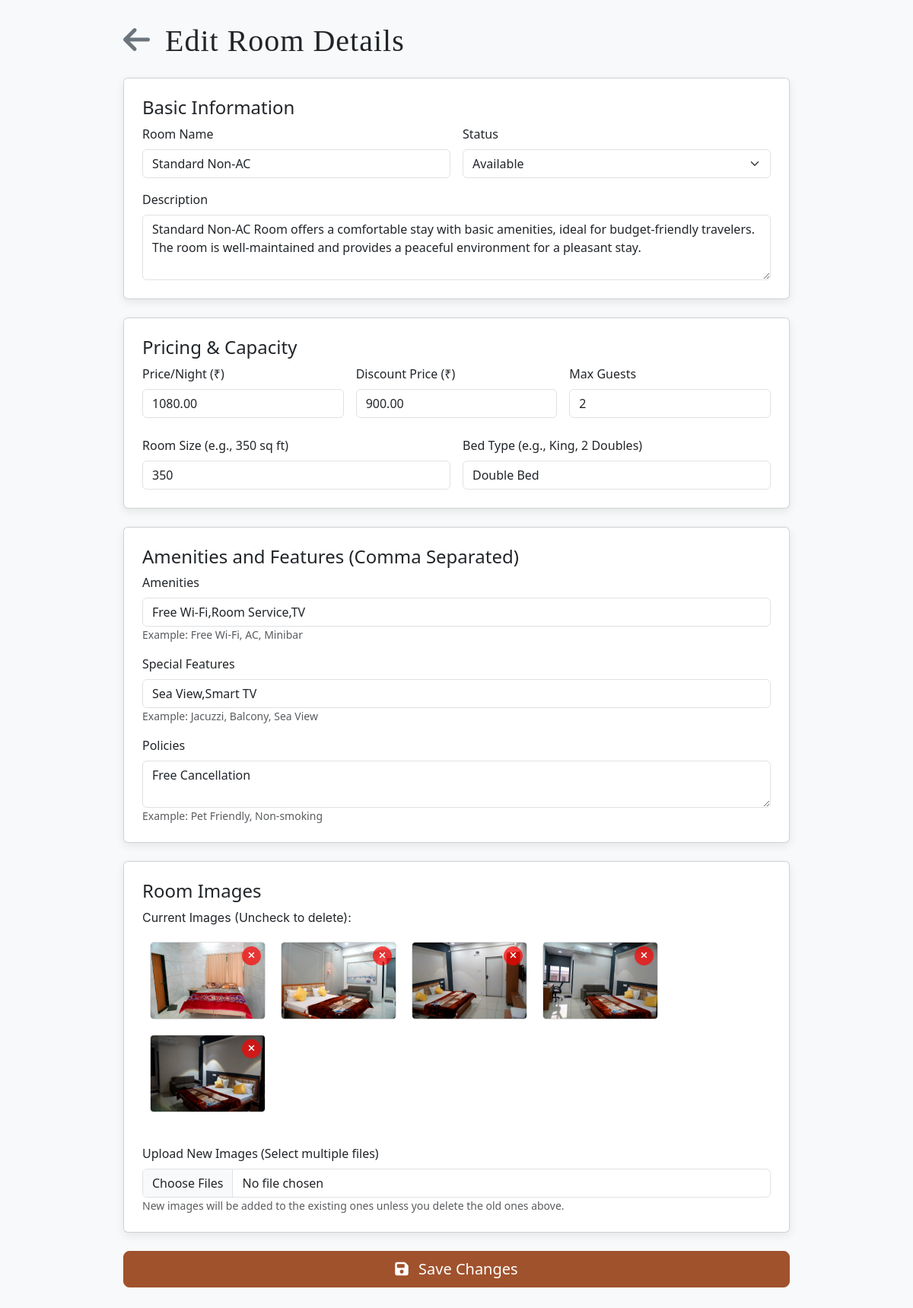
The app's page /edit.php?id=39 with its own data.
### tables this page shows
CREATE TABLE `rooms` (
  `id` int(11) NOT NULL,
  `name` varchar(255) NOT NULL,
  `description` text DEFAULT NULL,
  `price` decimal(10,2) DEFAULT NULL,
  `discount_price` decimal(10,2) DEFAULT NULL,
  `extra_bed_price` decimal(10,2) DEFAULT 0.00,
  `max_extra_beds` int(11) DEFAULT 0,
  `size` varchar(50) DEFAULT NULL,
  `bed_type` varchar(100) DEFAULT NULL,
  `guests` varchar(50) DEFAULT NULL,
  `floor` varchar(50) DEFAULT NULL,
  `rating` decimal(2,1) DEFAULT NULL,
  `reviews` int(11) DEFAULT NULL,
  `image` varchar(255) DEFAULT NULL,
  `ac_status` enum('AC','Non-AC') DEFAULT 'AC',
  `amenities` text DEFAULT NULL,
  `features` text DEFAULT NULL,
  `policies` text DEFAULT NULL,
  `created_at` timestamp NOT NULL DEFAULT current_timestamp(),
  `status` enum('Available','Occupied','Cleaning') DEFAULT 'Available'
);

### edit.php (the view, shortened to what this page needs)
<?php
include 'db.php';
$room_id = null;
$room = null;
if (isset($_GET['id']) && is_numeric($_GET['id'])) {
    $room_id = mysqli_real_escape_string($conn, $_GET['id']);
    $sql_fetch = "SELECT * FROM rooms WHERE id = '$room_id'";
    $result_fetch = mysqli_query($conn, $sql_fetch);
    if ($result_fetch && mysqli_num_rows($result_fetch) > 0) {
        $room = mysqli_fetch_assoc($result_fetch);
        $current_images = $room['image'] ? explode(',', $room['image']) : [];
    } else {
        $message = "Error: Room ID '$room_id' not found.";
        $message_type = 'danger';
        $room_id = null;
    }
} else {
    $message = "Error: Invalid room ID provided.";
    $message_type = 'danger';
}
?>
<!DOCTYPE html>
<html lang="en">
<head>
    <link href="https://cdn.jsdelivr.net/npm/bootstrap@5.3.3/dist/css/bootstrap.min.css" rel="stylesheet">
    <link rel="stylesheet" href="https://cdnjs.cloudflare.com/ajax/libs/font-awesome/6.4.0/css/all.min.css">
</head>
<body>
    <div class="container">
        <h1 class="mb-4">
            <a href="admin_dashboard.php" class="text-secondary me-2"><i class="fas fa-arrow-left"></i></a>
            Edit Room Details
        </h1>
        <?php if ($room): ?>
        <form method="POST" action="edit.php?id=<?php echo $room_id; ?>" enctype="multipart/form-data">
            <div class="card p-4 mb-4">
                <h4 class="card-title">Basic Information</h4>
                <div class="row g-3">
                    <div class="col-md-6">
                        <label for="name" class="form-label">Room Name</label>
                        <input type="text" class="form-control" id="name" name="name" value="<?php echo htmlspecialchars($room['name']); ?>" required>
                    </div>
                    <div class="col-md-6">
                        <label for="status" class="form-label">Status</label>
                        <select id="status" name="status" class="form-select" required>
                            <option value="Available" <?php echo ($room['status'] == 'Available') ? 'selected' : ''; ?>>Available</option>
                        </select>
                    </div>
                    <div class="col-12">
                        <label for="description" class="form-label">Description</label>
                        <textarea class="form-control" id="description" name="description" rows="3"><?php echo htmlspecialchars($room['description']); ?></textarea>
                    </div>
                </div>
            </div>
            <div class="card p-4 mb-4">
                <h4 class="card-title">Pricing & Capacity</h4>
                <div class="row g-3">
                    <div class="col-md-4">
                        <label for="price" class="form-label">Price/Night (₹)</label>
                        <input type="number" step="0.01" class="form-control" id="price" name="price" value="<?php echo htmlspecialchars($room['price']); ?>" required>
                    </div>
                    <div class="col-md-4">
                        <label for="discount_price" class="form-label">Discount Price (₹)</label>
                        <input type="number" step="0.01" class="form-control" id="discount_price" name="discount_price" value="<?php echo htmlspecialchars($room['discount_price']); ?>">
                    </div>
                    <div class="col-md-4">
                        <label for="guests" class="form-label">Max Guests</label>
                        <input type="number" class="form-control" id="guests" name="guests" value="<?php echo htmlspecialchars($room['guests']); ?>" required>
                    </div>
                </div>
                <div class="row g-3 mt-2">
                    <div class="col-md-6">
                        <label for="size" class="form-label">Room Size (e.g., 350 sq ft)</label>
                        <input type="text" class="form-control" id="size" name="size" value="<?php echo htmlspecialchars($room['size']); ?>">
                    </div>
                    <div class="col-md-6">
                        <label for="bed_type" class="form-label">Bed Type (e.g., King, 2 Doubles)</label>
                        <input type="text" class="form-control" id="bed_type" name="bed_type" value="<?php echo htmlspecialchars($room['bed_type']); ?>">
                    </div>
                </div>
            </div>
            <div class="card p-4 mb-4">
                <h4 class="card-title">Amenities and Features (Comma Separated)</h4>
                <div class="row g-3">
                    <div class="col-12">
                        <label for="amenities" class="form-label">Amenities</label>
                        <input type="text" class="form-control" id="amenities" name="amenities" value="<?php echo htmlspecialchars($room['amenities']); ?>">
                        <small class="text-muted">Example: Free Wi-Fi, AC, Minibar</small>
                    </div>
                    <div class="col-12">
                        <label for="features" class="form-label">Special Features</label>
                        <input type="text" class="form-control" id="features" name="features" value="<?php echo htmlspecialchars($room['features']); ?>">
                        <small class="text-muted">Example: Jacuzzi, Balcony, Sea View</small>
                    </div>
                    <div class="col-12">
                        <label for="policies" class="form-label">Policies</label>
                        <textarea class="form-control" id="policies" name="policies" rows="2"><?php echo htmlspecialchars($room['policies']); ?></textarea>
                        <small class="text-muted">Example: Pet Friendly, Non-smoking</small>
                    </div>
                </div>
            </div>
            <div class="card p-4 mb-4">
                <h4 class="card-title">Room Images</h4>
                <p class="mb-2">Current Images (Uncheck to delete):</p>
                <div id="current-images-list" class="d-flex flex-wrap mb-3">
                    <?php
                    if (!empty($current_images)):
                        foreach ($current_images as $image_path):
                            if (!empty($image_path)):
                    ?>
                    <div class="image-preview-container">
                        <img src="<?php echo htmlspecialchars($image_path); ?>" alt="Room Image">
                        <button type="button" class="image-delete-btn"
                                onclick="document.getElementById('img-<?php echo basename($image_path); ?>').checked = false; this.closest('.image-preview-container').style.opacity = '0.4';">
                            <i class="fas fa-times"></i>
                        </button>
                    </div>
                    <?php
                            endif;
                        endforeach;
                    else:
                        echo '<p class="text-muted">No images currently uploaded.</p>';
                    endif;
                    ?>
                </div>
                <label for="new_images" class="form-label mt-3">Upload New Images (Select multiple files)</label>
                <input type="file" class="form-control" id="new_images" name="new_images[]" multiple accept="image/*">
                <small class="text-muted">New images will be added to the existing ones unless you delete the old ones above.</small>
            </div>
            <button type="submit" class="btn btn-primary btn-lg w-100" style="background-color: #a0522d; border-color: #a0522d;">
                <i class="fas fa-save me-2"></i> Save Changes
            </button>
        </form>
        <?php endif; ?>
    </div>
</body>
</html>

### assets/css/style.css (style rules this page uses)
body { margin: 0; font-family: 'Playfair Display', serif; background-color: #fdfbf6; }
h1, h2, h3, .hero-section h1 { font-family: 'Playfair Display', serif; font-weight: 700; letter-spacing: 1px; }
p { font-family: 'Inter', sans-serif; font-weight: 400; line-height: 1.6; }
a, .hero-section p { font-family: 'Inter', sans-serif; line-height: 1.6; text-align: left; }
.btn { padding: 8px 16px; background: #f9f5ef; border: 1px solid #e6d8c2; border-radius: 10px; text-decoration: none; font-weight: 600; color: #444; transition: all 0.3s ease; }
.btn { display: inline-block; padding: 8px 15px; background: #f5e6cc; border-radius: 10px; text-decoration: none; font-weight: bold; color: #444; transition: background 0.3s; }
.btn { padding: 12px 24px; border-radius: 10px; font-weight: 600; text-decoration: none; transition: 0.3s; }

### edit.php (style rules this page uses)
body { background-color: #f8f9fa; }
.container { max-width: 900px; margin-top: 30px; margin-bottom: 50px; }
.card { box-shadow: 0 4px 12px rgba(0, 0, 0, 0.08); }
.image-preview-container { position: relative; display: inline-block; margin: 10px; border: 1px solid #ddd; border-radius: 5px; overflow: hidden; background-color: #fff; }
.image-preview-container img { width: 150px; height: 100px; object-fit: cover; display: block; }
.image-delete-btn { position: absolute; top: 5px; right: 5px; background-color: rgba(255, 0, 0, 0.7); color: white; border: none; border-radius: 50%; width: 25px; height: 25px; font-size: 12px; line-height: 1; cursor: pointer; display: flex; align-items: center; justify-content: center; z-index: 10; }

### records on screen
rooms: name "Standard Non-AC", status "Available", description "Standard Non-AC Room offers a comfortable stay with basic amenities, ideal for budget-friendly travelers. The room is well-maintained and provides a peaceful environment for a pleasant stay.", price "1080.00", discount_price "900.00", guests "2", size "350", bed_type "Double Bed", amenities "Free Wi-Fi,Room Service,TV", features "Sea View,Smart TV", policies "Free Cancellation"
